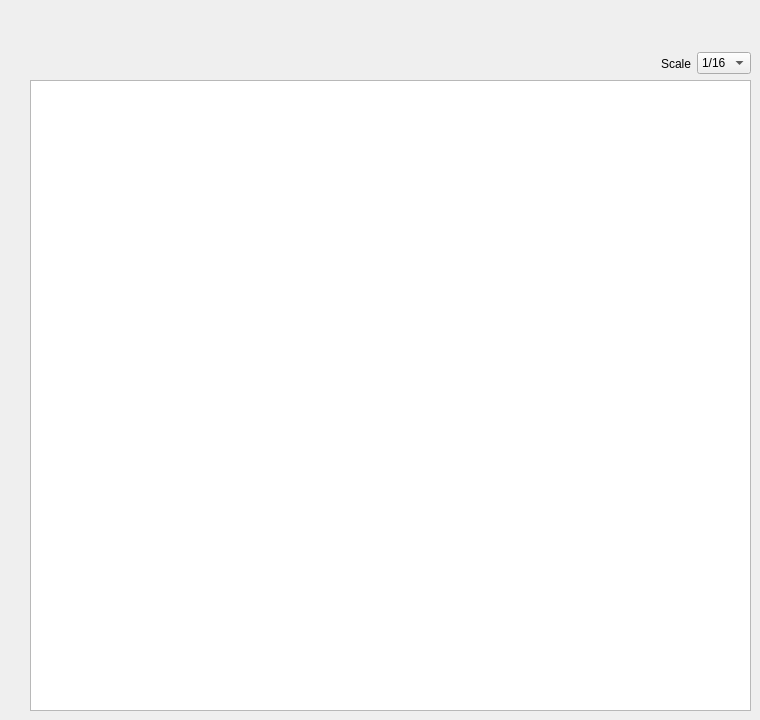
         <widget class="QWidget" name="displaySettingsTab">
          <attribute name="title">
           <string>Display Settings</string>
          </attribute>
          <widget class="QTableView" name="displayTableView">
           <property name="geometry">
            <rect>
             <x>30</x>
             <y>80</y>
             <width>721</width>
             <height>631</height>
            </rect>
           </property>
          </widget>
          <widget class="QWidget" name="layoutWidget">
           <property name="geometry">
            <rect>
             <x>30</x>
             <y>50</y>
             <width>721</width>
             <height>27</height>
            </rect>
           </property>
           <layout class="QHBoxLayout" name="horizontalLayout_2">
            <item>
             <spacer name="horizontalSpacer_2">
              <property name="orientation">
               <enum>Qt::Horizontal</enum>
              </property>
              <property name="sizeHint" stdset="0">
               <size>
                <width>40</width>
                <height>20</height>
               </size>
              </property>
             </spacer>
            </item>
            <item>
             <widget class="QLabel" name="label_3">
              <property name="text">
               <string>Scale</string>
              </property>
              <property name="buddy">
               <cstring>scaleComboBox2</cstring>
              </property>
             </widget>
            </item>
            <item>
             <widget class="QComboBox" name="scaleComboBox">
              <item>
               <property name="text">
                <string>1/16</string>
               </property>
              </item>
              <item>
               <property name="text">
                <string>1/8</string>
               </property>
              </item>
              <item>
               <property name="text">
                <string>1/4</string>
               </property>
              </item>
              <item>
               <property name="text">
                <string>1/2</string>
               </property>
              </item>
              <item>
               <property name="text">
                <string>1</string>
               </property>
              </item>
             </widget>
            </item>
           </layout>
           <zorder>label_3</zorder>
           <zorder>scaleComboBox</zorder>
           <zorder>horizontalSpacer_2</zorder>
          </widget>
         </widget>
